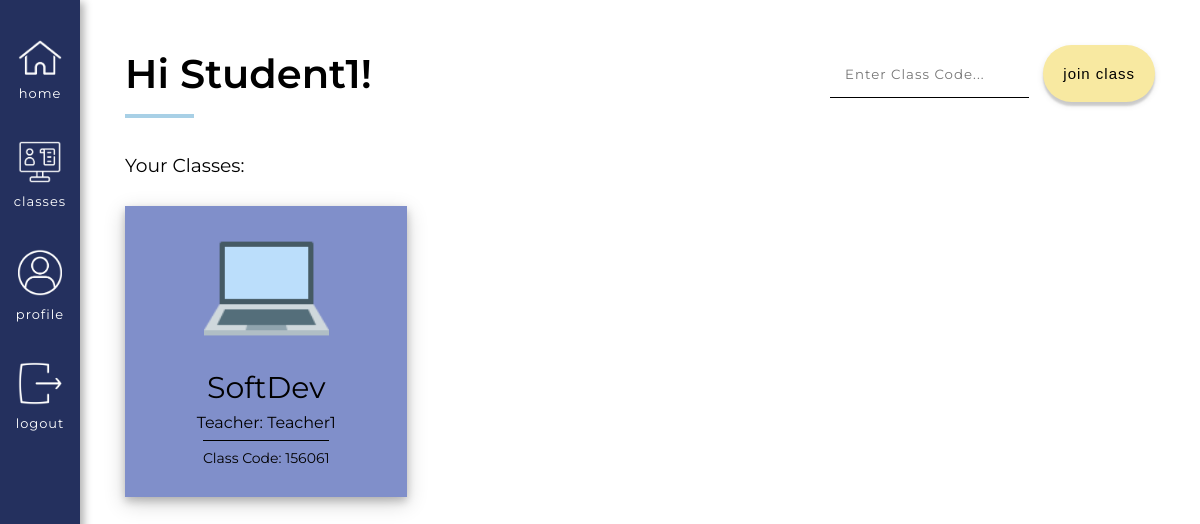
The page /user/Student1/classes (signed in) on the database its author committed.
### app/models.py (models this page shows, shortened)
class User(UserMixin, db.Model):
    id = db.Column(db.Integer, primary_key=True)
    username = db.Column(db.String(64), index=True, unique=True) # adding columns to the database
    email = db.Column(db.String(120), index=True, unique=True)
    password_hash = db.Column(db.String(128))
    role = db.Column(db.Integer, index=False, unique=False) # 0 is Teacher, 1 is Student
    about_me = db.Column(db.String(140))
    last_seen = db.Column(db.DateTime, default=datetime.utcnow)
    posts = db.relationship('Post', backref='author', lazy='dynamic') # First part is calling it from the Post model, secret field is the backref (author)
    reactions = db.relationship('Reactions', backref='reactor', lazy='dynamic') # This will show all the reactions that this user has made
    teaches = db.relationship('Courses', backref='teacher', lazy='dynamic') # This will show all the courses that the user teaches
    signups = db.relationship('Signups', backref='student', lazy='dynamic') # This will show all of the signups of that user
    responses = db.relationship('Responses', backref='student_responder', lazy='dynamic') # This will show all the responses of that user
    prompts = db.relationship('Prompts', backref='teacher_prompter', lazy='dynamic') # This will show all forms of that teacher

class Signups(db.Model):
    id = db.Column(db.Integer, primary_key=True) # Always need ID
    user_id = db.Column(db.Integer, db.ForeignKey('user.id')) # Using the backref student will show you the actual student who signed up, inside of the foreign key should be lowercase
    course = db.Column(db.Integer, db.ForeignKey('courses.id')) # Using the backref course_id will show you the actual id of the course
    timestamp = db.Column(db.DateTime, index=True, default=datetime.utcnow) # Timestamp

class Courses(db.Model):
    id = db.Column(db.Integer, primary_key=True) # Always need ID
    course_name = db.Column(db.String(140), index=False, unique=False) # Not indexable or unique bc many people can have the same course
    code = db.Column(db.Integer, index=True, unique=True) # Indexable to link it back to the course name
    timestamp = db.Column(db.DateTime, index=True, default=datetime.utcnow) # Timestamp
    status = db.Column(db.Integer, index=False, unique=False, default=0) # 0 means the class is inactive, 1 is active
    teacher_id = db.Column(db.Integer, db.ForeignKey('user.id'))  # Taking the user ID from the user model, using backref of teacher will show you the actual teacher
    icon = db.Column(db.String(220), index=False, unique=False, default="/static/images/classes_books.png") # Icon option, turtle gif is set as the default
    color = db.Column(db.Integer, index=False, unique=False, default=0) # Adding the option to decide the color of the class
    signups = db.relationship('Signups', backref='course_id', lazy='dynamic') # This will show all the student signups for this course
    reactions = db.relationship('Reactions', backref='course_actual', lazy='dynamic') # This will show all the reactions for this course
    session = db.relationship('Session', backref='session_course_id', lazy='dynamic') # This will show you all the sessions of the course
    forms = db.relationship('Prompts', backref='course_form', lazy='dynamic') # This will show you all of the forms of the course
    responses = db.relationship('Responses', backref='course_response', lazy='dynamic') # This will show you all of the responses of the course

### app/routes.py (the view)
@app.route('/user/<username>/classes') # User's classes
@login_required
def classes(username): # the word after def has to be the same as the text in the urlfor quotation marks
    user = User.query.filter_by(username=username).first_or_404()
    if current_user.id != user.id:
        return unauthorized_access()
    user_signups_filtered = User.query.join(Signups, (Signups.user_id == User.id)).\
                                        join(Courses, (Courses.id == Signups.course)).\
                                        with_entities(Signups).\
                                        filter(Signups.user_id == user.id)
    print(x + "\n" for x in user_signups_filtered)
    teacher_courses = Courses.query.filter_by(teacher_id=user.id).all()
    return render_template('classes.html', user=user,
                                             user_signups_filtered=user_signups_filtered,
                                             teacher_courses=teacher_courses,
                                             title="Classes")

### app/models.py (called while the page is built)
@login.user_loader
def load_user(id):
        return User.query.get(int(id))

### app/routes.py (called while the page is built)
@app.before_request # This function will be executed right before the view function
def before_request():
    if current_user.is_authenticated: # Checks whether the current user is logged in
        current_user.last_seen = datetime.utcnow() # Sets the last seen to the date using the UTC time zone
        db.session.commit() # Don't need to do db.session.add() because the user is already in the database (using a current_user)

### app/templates/classes.html (shortened to what this page needs)
{% extends "base.html" %}
{% block head %}
    <link rel="stylesheet" href="{{ url_for('static', filename='css/classes.css') }}">
{% endblock %}
{% block content %}
    <div class = "classesTop">
        <div class = "titleHolder">
            <h1>Hi {{ user.username }}!</h1>
        </div>
        <div class = "createJoinCourse">
            <form action="/user/{{ user.username }}/classes/add" method='post'>
                {% if user.role == 1 %}
                    <input type="text" name="title" placeholder="Enter Class Code..." class = "joinStudent">
                    <button type="submit" class = "joinClassButton">Join Class</button>
                {% else %}
                    <a href = "{{ url_for('create', username = current_user.username) }}" class = "createLink">Create a course</a>
                {% endif %}
            </form>
        </div>
    </div>
    <h3 class = "classMargin">Your Classes: </h3>
    <div class = "classBlockHolder">
        {% for u in user_signups_filtered %}
            {% if u.course_id.color == 0 %}
                <div class = "classBlock red" id = "classBlock" onclick="divLink({{ u.course_id.id }})">
            {% elif u.course_id.color == 1 %}
                <div class = "classBlock yellow" id = "classBlock" onclick="divLink({{ u.course_id.id }})">
            {% elif u.course_id.color == 2 %}
                <div class = "classBlock blue" id = "classBlock" onclick="divLink({{ u.course_id.id }})">
            {% elif u.course_id.color == 3 %}
                <div class = "classBlock green" id = "classBlock" onclick="divLink({{ u.course_id.id }})">
            {% elif u.course_id.color == 4 %}
                <div class = "classBlock orange" id = "classBlock" onclick="divLink({{ u.course_id.id }})">
            {% elif u.course_id.color == 5 %}
                <div class = "classBlock purple" id = "classBlock" onclick="divLink({{ u.course_id.id }})">
            {% else %}
                <div class = "classBlock red" id = "classBlock" onclick="divLink({{ u.course_id.id }})">
            {% endif %}
                <div class = "classImage">
                    <img src = "{{ u.course_id.icon }}">
                </div>
                <div class = "classDescription">
                    <p class = "courseName">{{ u.course_id.course_name }} </p>
                    <p class = "courseTeacher">Teacher: {{ u.course_id.teacher.username }} </p>
                    <p class = "courseCode"> Class Code: {{ u.course_id.code }}</p>
                </div>
            </div>
        {% endfor %}
    </div>
{% endblock %}

### app/templates/base.html (shortened to what this page needs)
<!DOCTYPE html>
<html>
    <head>
        <link rel="stylesheet" href="{{ url_for('static', filename='css/base.css') }}">
        {% block head %} {% endblock %}
    </head>
    <header>
        <nav>
            <div class = "headerItem uppermost">
                <div class = "insideHeader">
                    <a class = "imageLinkHolder" href="{{ url_for('index') }}">
                        <img src = "{{ url_for('static', filename='images/Home.png') }}">
                    </a>
                    <a class="imageLabel" href="{{ url_for('index') }}">Home</a>
                </div>
            </div>
            {% if current_user.is_anonymous %}
            <div class = "headerItem">
                <div class = "insideHeader">
                    <a class = "imageLinkHolder" href="{{ url_for('login') }}">
                        <img src = "{{ url_for('static', filename='images/Login.png') }}">
                    </a>
                    <a class="imageLabel" href="{{ url_for('login') }}">Login</a>
                </div>
            </div>
            {% else %}
            <div class = "headerItem">
                <div class = "insideHeader">
                    <a class = "imageLinkHolder" href="{{ url_for('classes', username=current_user.username) }}">
                        <img src = "{{ url_for('static', filename='images/ClassesIcon.png') }}">
                    </a>
                    <a class="imageLabel" href="{{ url_for('classes', username=current_user.username) }}">Classes</a>
                </div>
            </div>
            <div class = "headerItem">
                <div class = "insideHeader">
                    <a class = "imageLinkHolder" href="{{ url_for('user', username=current_user.username) }}">
                        <img src = "{{ url_for('static', filename='images/ProfileIcon.png') }}">
                    </a>
                    <a class="imageLabel" href="{{ url_for('user', username=current_user.username) }}">Profile</a>
                </div>
            </div>
            <div class = "headerItem">
                <div class = "insideHeader">
                    <a class = "imageLinkHolder" href="{{ url_for('logout') }}">
                        <img src = "{{ url_for('static', filename='images/LogoutIcon.png') }}">
                    </a>
                    <a class="imageLabel" href="{{ url_for('logout') }}">Logout</a>
                </div>
            </div>
            {% endif %}
        </nav>
    </header>
    <body>
        <div class = "contentHolder">
            {% block content %} {% endblock %}
        </div>
    </body>
</html>

### app/static/css/base.css (style rules this page uses)
@media screen and (min-width: 600px) { header { height: 100vh; width: 80px; display: flex; align-items: center; justify-content: flex-start; font-family: Poppins, sans-serif; text-transform: uppercase; z-index: 100; font-family: "Montserrat", sans-serif; position: fixed; top: 0; box-shadow: 4px 2px 8px 0 rgba(0, 0, 0, 0.3); } }
@media screen and (min-width: 600px) { nav { background-color: #24305E; width: 100%; height: 100%; display: flex; flex-direction: column; justify-content: flex-start; align-items: center; left: 0; } }
@media screen and (min-width: 600px) { nav a { font-family: 'Montserrat', sans-serif; text-decoration: none; color: black; } }
@media screen and (min-width: 600px) { .headerItem { display: flex; flex-direction: column; justify-content: center; align-items: center; width: 100%; margin-top: 25%; margin-bottom: 25%; } }
@media screen and (min-width: 600px) { .uppermost { margin-top: 50%; } }
@media screen and (min-width: 600px) { .insideHeader { display: flex; flex-direction: column; justify-content: center; align-items: center; } }
@media screen and (min-width: 600px) { .headerItem img { width: 55%; margin-bottom: 10px; } }
@media screen and (min-width: 600px) { .imageLinkHolder { display: flex; justify-content: center; } }
@media screen and (min-width: 600px) { .headerItem a { font-size: 13px; color: white; text-transform: lowercase; letter-spacing: 1px; } }
@media screen and (min-width: 600px) { .contentHolder { margin: 45px 45px 45px 125px; } }
body { margin: 0 !important; font-family: "Montserrat", sans-serif; }
h1, p { margin: 0; }
h2, h3 { font-weight: 400; }

### app/static/css/classes.css (style rules this page uses)
@media screen and (min-width: 600px) { .classBlock { background-color: #F76C6C; display: flex; flex-direction: column; justify-content: space-between; align-items: center; padding: 2%; padding-right: 4%; padding-left: 4%; cursor: pointer; margin-right: 2%; margin-top: 1%; margin-bottom: 1%; min-width: 150px; max-width: 200px; width: 33%; height: 250px; box-shadow: 0 4px 8px 0 rgba(0, 0, 0, 0.2), 0 6px 20px 0 rgba(0, 0, 0, 0.19); transition-duration: 0.3s; -webkit-transition-duration: 0.3s; } }
@media screen and (min-width: 600px) { .classBlockHolder { display: flex; flex-wrap: wrap; justify-content: flex-start; align-items: center; } }
@media screen and (min-width: 600px) { .classImage { display: flex; align-items: center; justify-content: center; width: 95%; height: 50% } }
@media screen and (min-width: 600px) { .classImage img { height: 100%; } }
@media screen and (min-width: 600px) { .classDescription { margin-top: 15px; display: flex; flex-direction: column; justify-content: center; align-items: center; line-height: 35px; width: 100%; } }
@media screen and (min-width: 600px) { .courseName { font-size: 30px; text-align: center; } }
@media screen and (min-width: 600px) { .titleHolder h1 { position: relative; font-size: 40px; font-weight: 600; } }
@media screen and (min-width: 600px) { .titleHolder h1:after { position: absolute; content: ''; height: 4px; bottom: -20px; left: 0; right: 0; width: 28%; background: #A8D0E6; } }
@media screen and (min-width: 600px) { .classesTop { display: flex; justify-content: space-between; align-items: center; } }
.classMargin { margin-top: 5%; }
.courseTeacher { font-size: 16px; }
.courseCode { font-size: 14px; width: fit-content; border-top: 1px solid black; }
.createLink, .joinClassButton { background-color: #F8E9A1; text-decoration: none; color: black; text-transform: lowercase; letter-spacing: 1px; padding: 20px 20px; border-radius: 50px; transition-duration: 0.3s; -webkit-transition-duration: 0.3s; box-shadow: 0 4px 2px 0 rgba(0, 0, 0, 0.15), 0 3px 7px 0 rgba(0, 0, 0, 0.1); font-size: 15px; border: 0; }
.joinStudent { border: 0; border-bottom: 1px solid black; padding: 15px; font-family: 'Montserrat', sans-serif; letter-spacing: 1px; margin-right: 10px; }
.purple { background-color: #808fca !important; }

### rows shown on the page
User: username "Student1"
Signups: course_id.icon (picture), course_id.course_name "SoftDev", course_id.teacher.username "Teacher1", course_id.code "156061"
